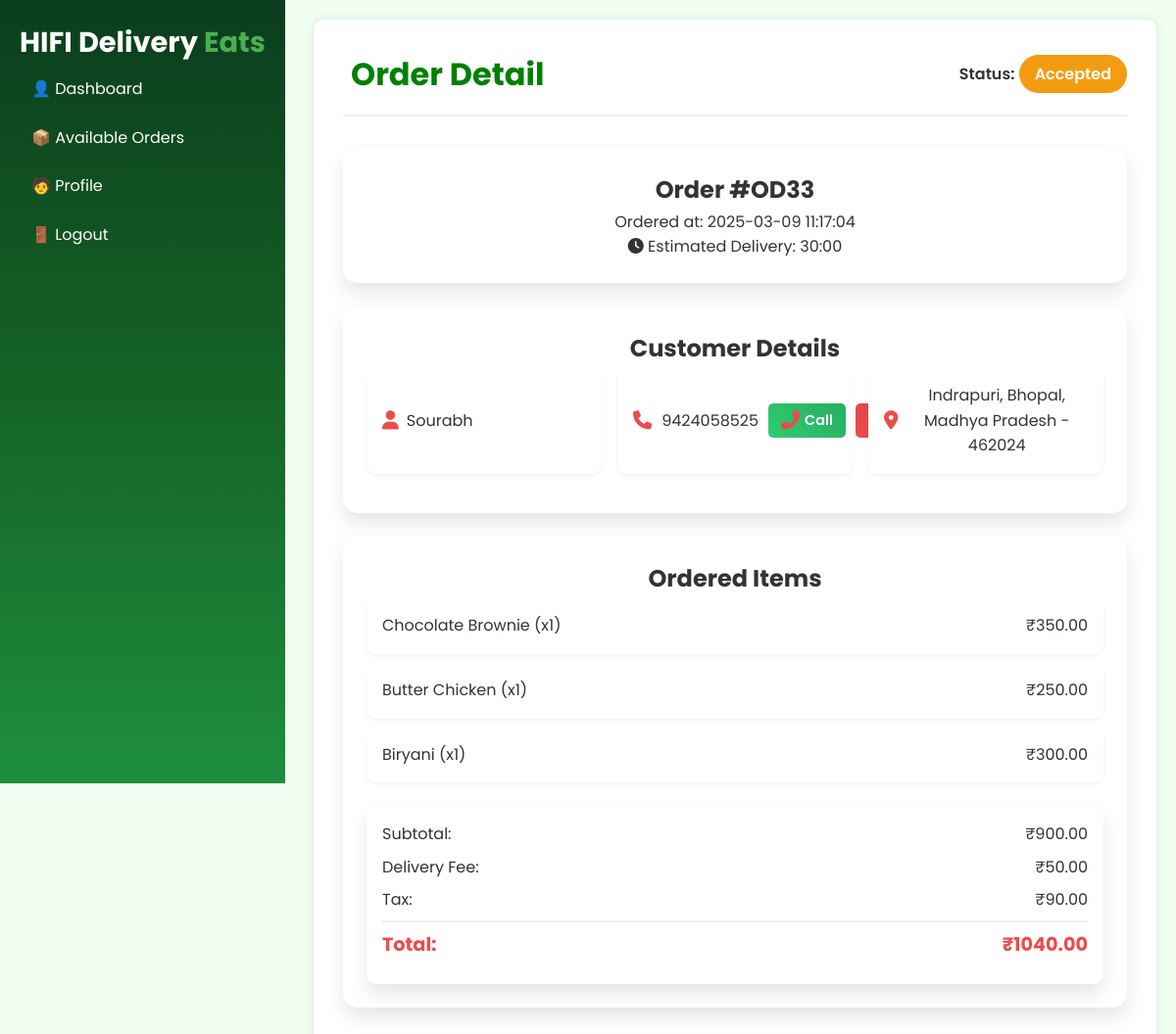
The app's page /delivery-partner/order-detail/33 (signed in), older data.
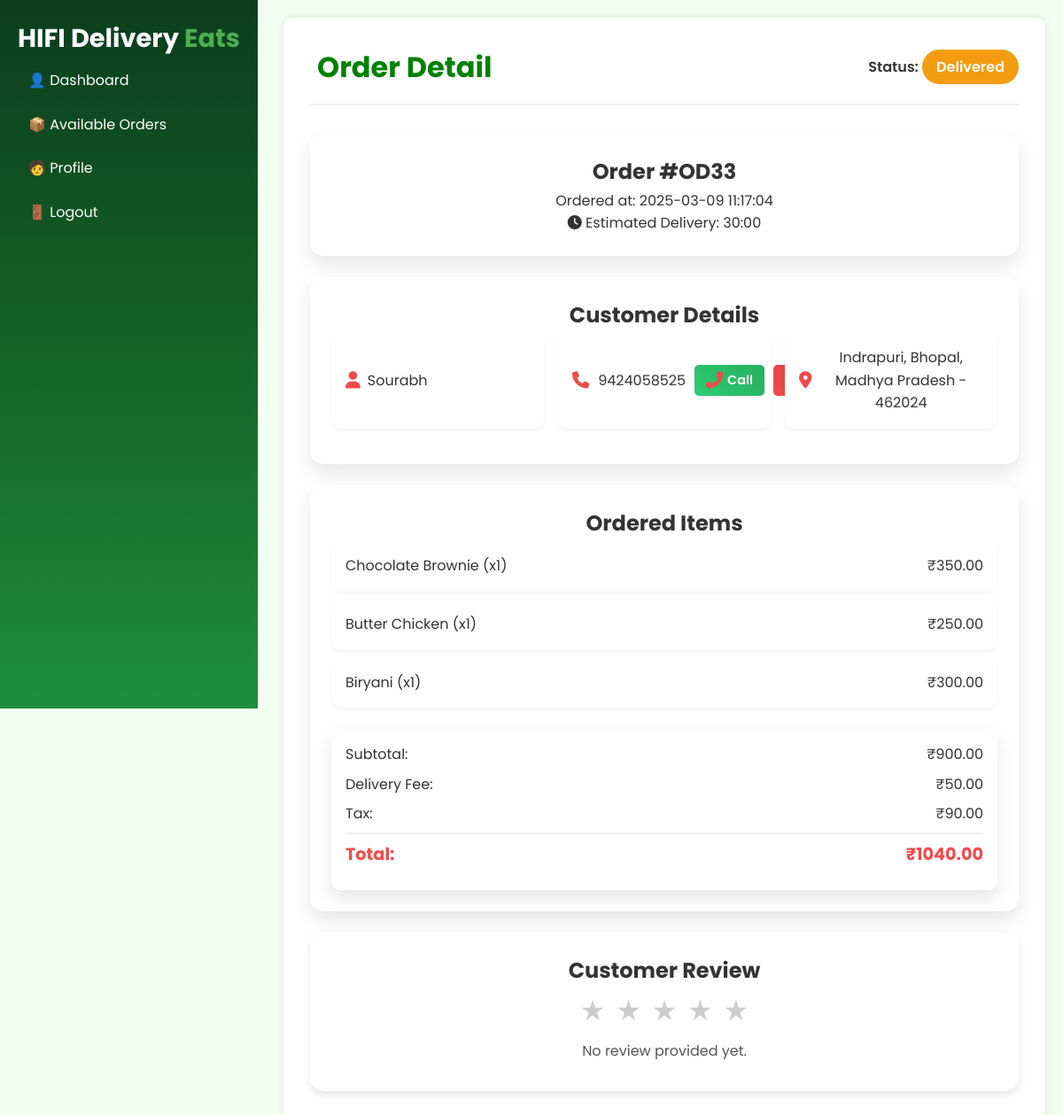
The same page, newer data.
### models.py (models this page shows, shortened)
class Order(db.Model):
    __tablename__ = 'order'
    id = db.Column(db.Integer, primary_key=True)
    user_id = db.Column(db.Integer, db.ForeignKey('customer.id'), nullable=False)
    delivery_agent_id = db.Column(db.Integer, db.ForeignKey('delivery_agent.id'), nullable=True)
    status = db.Column(db.String(50), nullable=False, default="Pending")
    total_price = db.Column(db.Float, nullable=False)
    delivery_location = db.Column(db.String(255), nullable=False)
    created_at = db.Column(db.DateTime, default=func.now())
    delivered_at = db.Column(db.DateTime, nullable=True)
    delivery_status = db.Column(db.String(50),nullable=False, default="ActionPending")
    items = db.relationship("OrderItem", backref="order", lazy=True)
    user = db.relationship("Customer", back_populates="orders", foreign_keys=[user_id])  # Link to the user

### routes/delivery_agent_routes.py (the view)
    @app.route('/delivery-partner/order-detail/<int:order_id>')
    def delivery_partner_order_detail(order_id):
        order = (
            db.session.query(Order)
            .options(
                joinedload(Order.user).joinedload(Customer.addresses),  # Load customer's addresses
                joinedload(Order.items).joinedload(OrderItem.menu_item)   # Load each order item's menu details
            )
            .filter(
                Order.delivery_agent_id == current_user.id,
                Order.id == order_id
            )
            .first()
        )
        if not order:
            return "Order not found", 404
        feedback = (
            db.session.query(DeliveryFeedback)
            .filter(
                DeliveryFeedback.delivery_agent_id == current_user.id,
                DeliveryFeedback.order_id == order_id
            )
            .first()
        )
        print(feedback)
        return render_template("delivery_agent/order_detail.html", user=current_user, order=order, feedback=feedback)

### templates/delivery_agent/order_detail.html (shortened to what this page needs)
{% extends "/delivery_agent/index.html" %} {% block css %}
<link rel="stylesheet" href="/css/delivery_agent/order_detail.css" />
{% endblock css %} {% block content %}
<header>
  <div class="logo">
    <h1>Order Detail</h1>
  </div>
  <div class="order-status">
    <span class="status-label">Status:</span>
    <span class="status-value" id="orderStatus"
      >{{ order.delivery_status }}</span
    >
  </div>
</header>
<main>
  <section class="order-info card">
    <h2>Order #OD{{ order.id }}</h2>
    <p class="order-time">
      Ordered at:
      <span id="orderTime"
        >{{ order.created_at.strftime('%Y-%m-%d %H:%M:%S') }}</span
      >
    </p>
    <div class="estimated-delivery">
      <i class="fas fa-clock"></i>
      <span>Estimated Delivery: </span>
      <span id="estimatedDelivery">30:00</span>
    </div>
  </section>
  <section class="customer-info card">
    <h2>Customer Details</h2>
    <div class="info-grid">
      <div class="info-item">
        <i class="fas fa-user"></i>
        <p id="customerName">{{ order.user.username }}</p>
      </div>
      <div class="info-item phone-info">
        <i class="fas fa-phone"></i>
        <p id="customerPhone">{{ order.user.phone }}</p>
        <div class="phone-actions">
          <a href="tel:{{ order.user.phone }}" class="btn btn-call">
            <i class="fas fa-phone-alt"></i> Call
          </a>
          <a href="sms:{{ order.user.phone }}" class="btn btn-text">
          </a>
        </div>
      </div>
      <div class="info-item">
        <i class="fas fa-map-marker-alt"></i>
        <p id="customerAddress">
          {% if order.user.addresses %} {{ order.user.addresses[0].address_line
          }}, {{ order.user.addresses[0].city }}, {{
          order.user.addresses[0].state }} - {{ order.user.addresses[0].zip_code
          }} {% else %} No address provided. {% endif %}
        </p>
      </div>
    </div>
  </section>
  <section class="order-items card">
    <h2>Ordered Items</h2>
    <ul id="itemList">
      {% for item in order.items %}
      <li>
        <span>{{ item.menu_item.name }} (x{{ item.quantity }})</span>
        <span>₹{{ '%.2f' | format(item.price * item.quantity) }}</span>
      </li>
      {% else %}
      <li>No items found.</li>
      {% endfor %}
    </ul>
    {% set ns = namespace(subtotal=0) %} {% for item in order.items %} {% set
    ns.subtotal = ns.subtotal + (item.price * item.quantity) %} {% endfor %} {%
    set delivery_fee = 50 %} {% set tax = ns.subtotal * 0.1 %} {% set total =
    ns.subtotal + delivery_fee + tax %}
    <div class="order-summary">
      <div class="summary-item">
        <span>Subtotal:</span>
        <span id="subtotal">₹{{ '%.2f' | format(ns.subtotal) }}</span>
      </div>
      <div class="summary-item">
        <span>Delivery Fee:</span>
        <span id="deliveryFee">₹{{ '%.2f' | format(delivery_fee) }}</span>
      </div>
      <div class="summary-item">
        <span>Tax:</span>
        <span id="tax">₹{{ '%.2f' | format(tax) }}</span>
      </div>
      <div class="summary-item total">
        <span>Total:</span>
        <span id="orderTotal">₹{{ '%.2f' | format(total) }}</span>
      </div>
    </div>
  </section>
   {% if order.delivery_status == "Delivered" %}
  <section class="customer-review">
    <h2>Customer Review</h2>
    <div class="review-container">
      <div class="stars" id="starDisplay">
        {% for i in range(1, 6) %}
        <span
          class="star{% if feedback and i <= feedback.rating %} filled{% endif %}"
          data-value="{{ i }}"
          >&#9733;</span
        >
        {% endfor %}
      </div>
      <p id="reviewText">
        {% if feedback and feedback.feedback %} {{ feedback.feedback }} {% else
        %} No review provided yet. {% endif %}
      </p>
    </div>
  </section>
  {% endif %}
</main>
{% endblock content %}

Row changes from the older to the newer data that the page shows:
changed Order id 33: delivery_status "Accepted" → "Delivered"
Text that changed along with them:
text now shown: "Customer Review No review provided yet."
